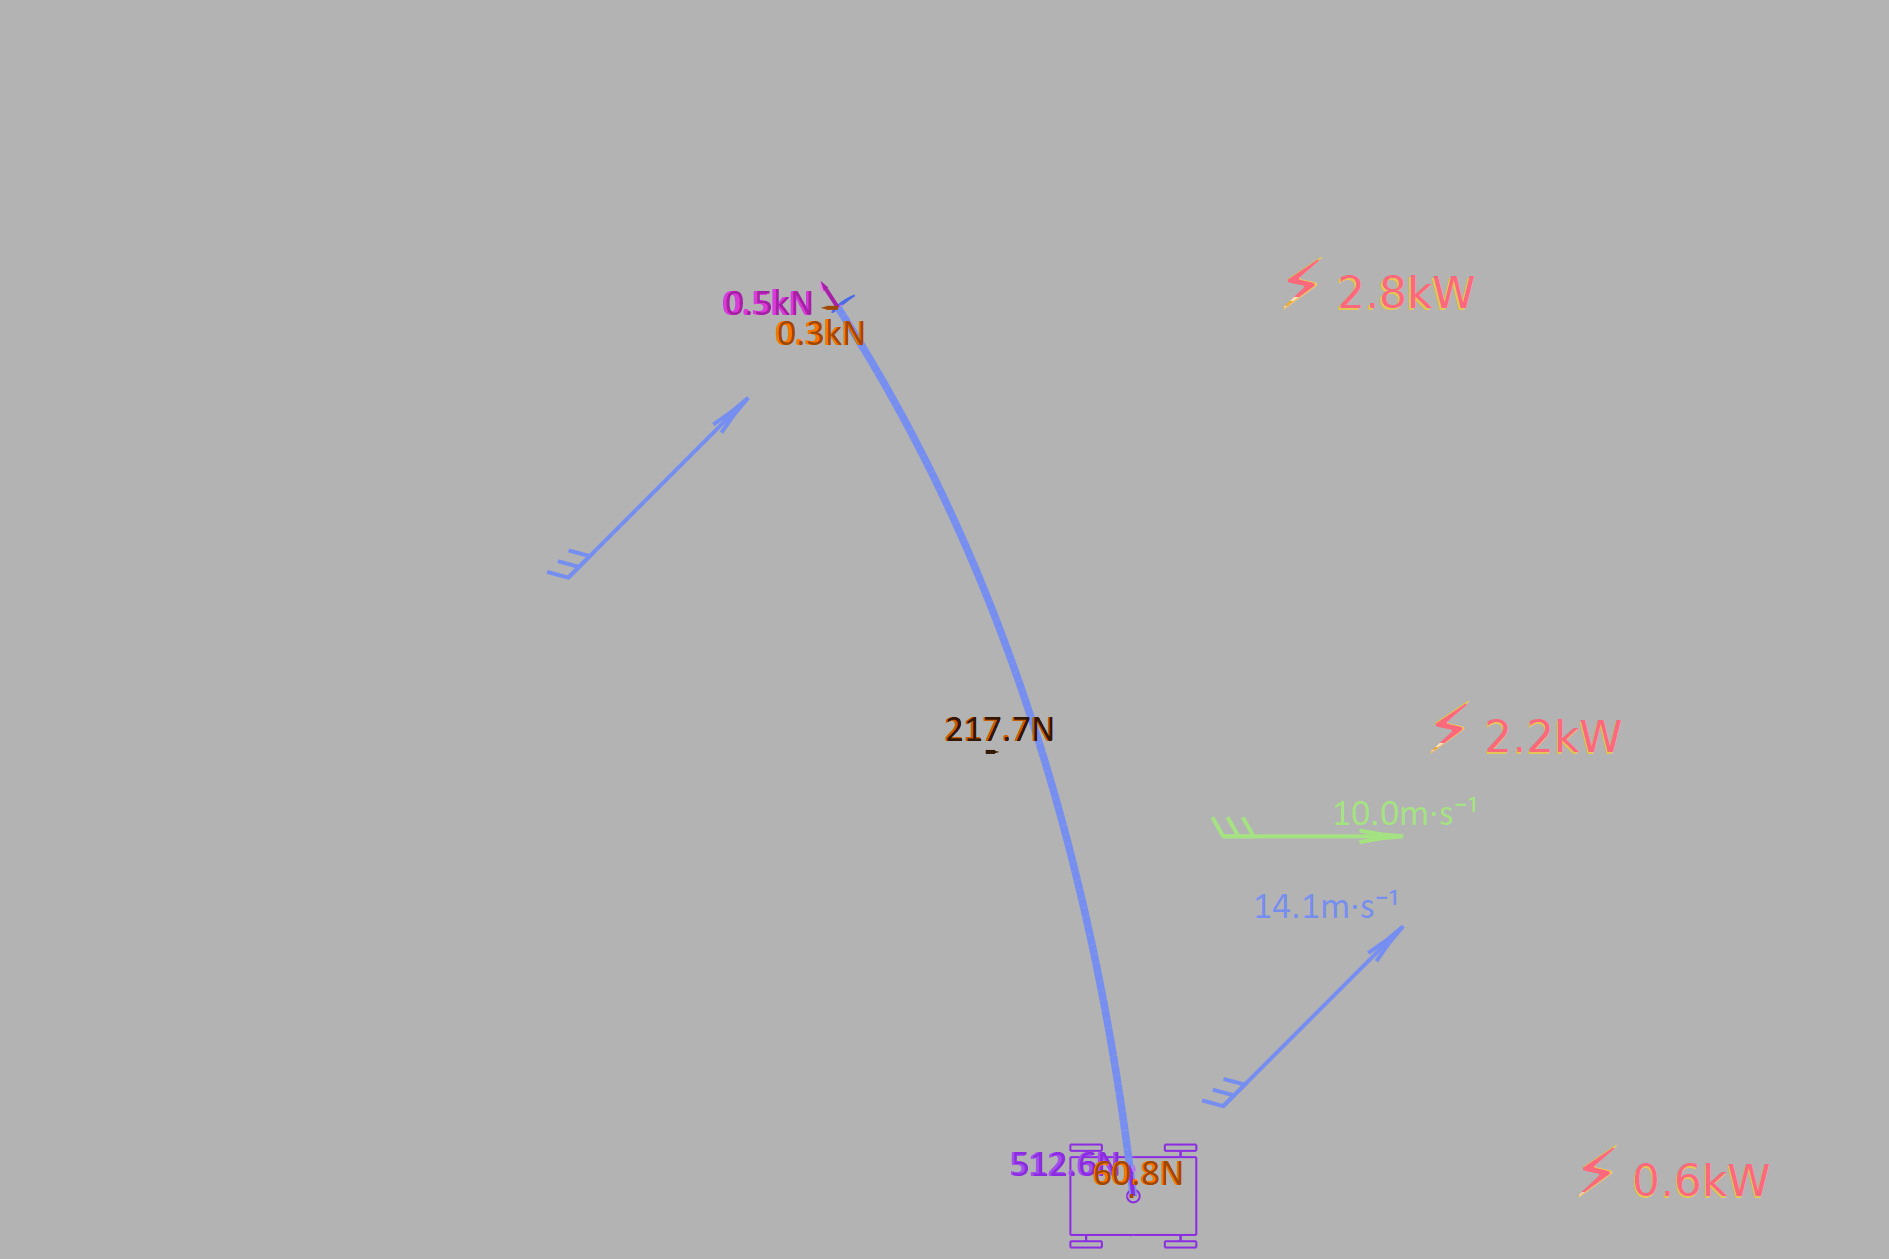

Here is the Julia script that generated this plot:
using MechanicalSketch
import MechanicalSketch: °, background, sethue, O, PT, EM, finish
import MechanicalSketch: color_from_palette, color_with_lumin
import MechanicalSketch: m, °, kN, mm, PALETTE
import MechanicalSketch: m, m², m³, s, N, kN, kPa, g, kg
import MechanicalSketch: arrow, drawcart, circle, foil_draw
import MechanicalSketch: line, showpower, empty_figure
import MechanicalSketch: rope_pos_tension, setline, kW

let
BACKCOLOR = PALETTE[8];
function restart()
    empty_figure(joinpath(@__DIR__, "test_13.png"))
    background(BACKCOLOR)
    sethue(PALETTE[5])
end
restart()

#  Physical constants

"Rope shape coefficient at Reynold's number range. It is
applied to the velocity components in a plane normal to the section"
Cs = 1.4

"Density air"
ρ_air = 1.322kg/m³

#  Scale-general constants

"Rope minimum breaking stress"
σ_MB = 41.2kN / (π / 4  * (6mm)^2 ) |> N/mm^2
# or
σ_MB = kN / (π / 4  * (6mm)^2 ) |> N/mm^2
# or
σ_MB = 5768kN / (π / 4  * (96mm)^2 ) |> N/mm^2
# or
σ_MB = 407.1kN / (π / 4  * (20mm)^2 ) |> N/mm^2

"Wing loading, dimensioning, from Boeing 737"
p_wing_dim = 690kg*g/m² |> kPa

# Model

"Rope safety factor"
Sf_s = 1.75

"Cart position"
p = (3m, -9m)

"Wind speed scalar"
v_w = 10m/s

"Wind velocity vector"
w = (0m/s, v_w)

"Cart velocity"
v_cart = -10m/s

"Generated wind speed vector, same for kite and cart since the model is quasi static"
w_generated = (-v_cart, 0m/s)

"Relative wind velocity vector"
w_rel = w + w_generated

"Relative wind velocity"
v = hypot(w_rel)

"Relative wind direction to screen x-axis"
α_w_rel = atan(w_rel[2], w_rel[1]) |> °

"Diameter rope"
diameter_rope = 6mm

"Wing area, kite"
A_k = σ_MB * π / 4 * diameter_rope^2 / Sf_s / p_wing_dim |> m²

"Aspect ratio kite"
AR = 7

"Average chord length, kite"
l_c = A_k / AR / m

"Optimal angle of attack to wind (positive clockwise by convention, defined by chord, not by zero lift)"
α_a = 8°

"Chord angle to global x, positive around z"
α_chord = α_w_rel - α_a

"Lift coefficient at optimal angle of attack, considering aspect ratio"
Cl = 1.25

"Lift to drag, optimal angle"
Cl_Cd = 14

"Foil pressure on wing projected on chord-span area"
pl = 0.5 * Cl * ρ_air * v^2 |> kPa

"Foil shear stress on wing projected on chord-span area, including body drag"
pd = pl / Cl_Cd

"Foil force component in chord coordinates"
Lift, Drag = A_k .* (pl, pd) .|> kN

"Foil force vector in chord coordinates"
Fk = (Drag, Lift)

"Change the diameter of rope from the sensible values"
diameter_rope = 20 * diameter_rope |> m

"Length of rope"
Ls = 15m

"Number of rope sections (one less than rope nodes)"
Ns = 100

"Rope positions from foil origo, oriented in global axes"
psf, Ts = rope_pos_tension(Ls, Ns, diameter_rope, Cs, ρ_air, v, α_w_rel, Fk, α_chord);

"Foil position"
p_foil = p - psf[end]

"Rope positions, global axes"
ps =  map(p-> p + p_foil, psf);

"Tangent at rope end"
Δ = ps[end-1] - ps[end]

"Unit vector, rope end"
eΔ = Δ ./ hypot(Δ)

"Force vector, rope end"
Fc = eΔ .* Ts[end]

"Braking force scalar, cart, positive is actual braking"
F_brake = -Fc[1]

"Braking power, cart"
power = -F_brake * v_cart |> kW

"Horizontal force, foil"
Fk_x =  -Fk[2] * sin(α_chord) + Fk[1] *cos(α_chord)

"Working power, kite"
power_kite = Fk_x * v_cart |> kW

"Horizontal force, rope"
Fs =  -Fk_x - F_brake |> N

"Braking power, rope"
power_rope = -Fs  * v_cart |> kW

###########################
# Drawing only
###########################

#"Cart position"
circle(O + p, 0.1m, :stroke)
drawcart(p = O +p)

#"Generated wind speed vector, same for kite and cart since the model is quasi static"
sethue(color_with_lumin(color_from_palette("green"), 85))
arrow(O + p + 0.5w_generated + 2w,
    w_generated,
    backgroundcolor = BACKCOLOR,
    labellength = true)


#"Relative wind velocity"
sethue(sethue(PALETTE[1]))
arrow(O + p + 0.5w_rel , w_rel,
    backgroundcolor = BACKCOLOR,
    labellength = true)


# Draw the foil
sethue(color_from_palette("blue"))
foil_draw(O + p_foil, α = α_chord, rel_scale = 1, l = l_c, backgroundcolor = BACKCOLOR);

# And the force on foil
sethue(color_from_palette("indigo"))
arrow(O + p_foil, Fk, α = α_chord,
    backgroundcolor = BACKCOLOR,
    labellength = true)

# Draw the relative wind in front of the kite
sethue(PALETTE[1])
arrow(O + p_foil - 1.5w_rel , w_rel,
    backgroundcolor = BACKCOLOR,
    labellength = false)

#"Rope positions, global axes"
setline(diameter_rope)
for i = 1:Ns
    line(O + ps[i], O + ps[i+1], :stroke)
end
setline(0.5PT)

#"Force vector, rope end"
sethue(PALETTE[5])
arrow(O + p, Fc,
    backgroundcolor = BACKCOLOR,
    labellength = true)

#"Braking force scalar, cart, positive is actual braking"
sethue(PALETTE[6])
arrow(O + p, F_brake,
    backgroundcolor = BACKCOLOR,
    labellength = true)

#"Braking power, cart"
sethue(color_from_palette("yellow"))
showpower(O + p + (10EM, 0), power; backgroundcolor = BACKCOLOR)

#"Horizontal force, foil"
sethue(PALETTE[6])
arrow(O + p_foil, Fk_x,
    backgroundcolor = BACKCOLOR,
    labellength = true)

#"Working power, kite"
sethue(color_from_palette("yellow"))
showpower(O + p_foil + (10EM, 0), power_kite; backgroundcolor = BACKCOLOR)


#"Horizontal force, rope"
sethue(color_with_lumin(PALETTE[6], 10))
arrow(O + 0.5p_foil + 0.5p, Fs,
    backgroundcolor = BACKCOLOR,
    labellength = true)

#"Braking power, rope"
sethue(color_from_palette("yellow"))
showpower(O + 0.5p_foil + 0.5p + (10EM, 0), power_rope; backgroundcolor = BACKCOLOR)

finish()
nothing
end